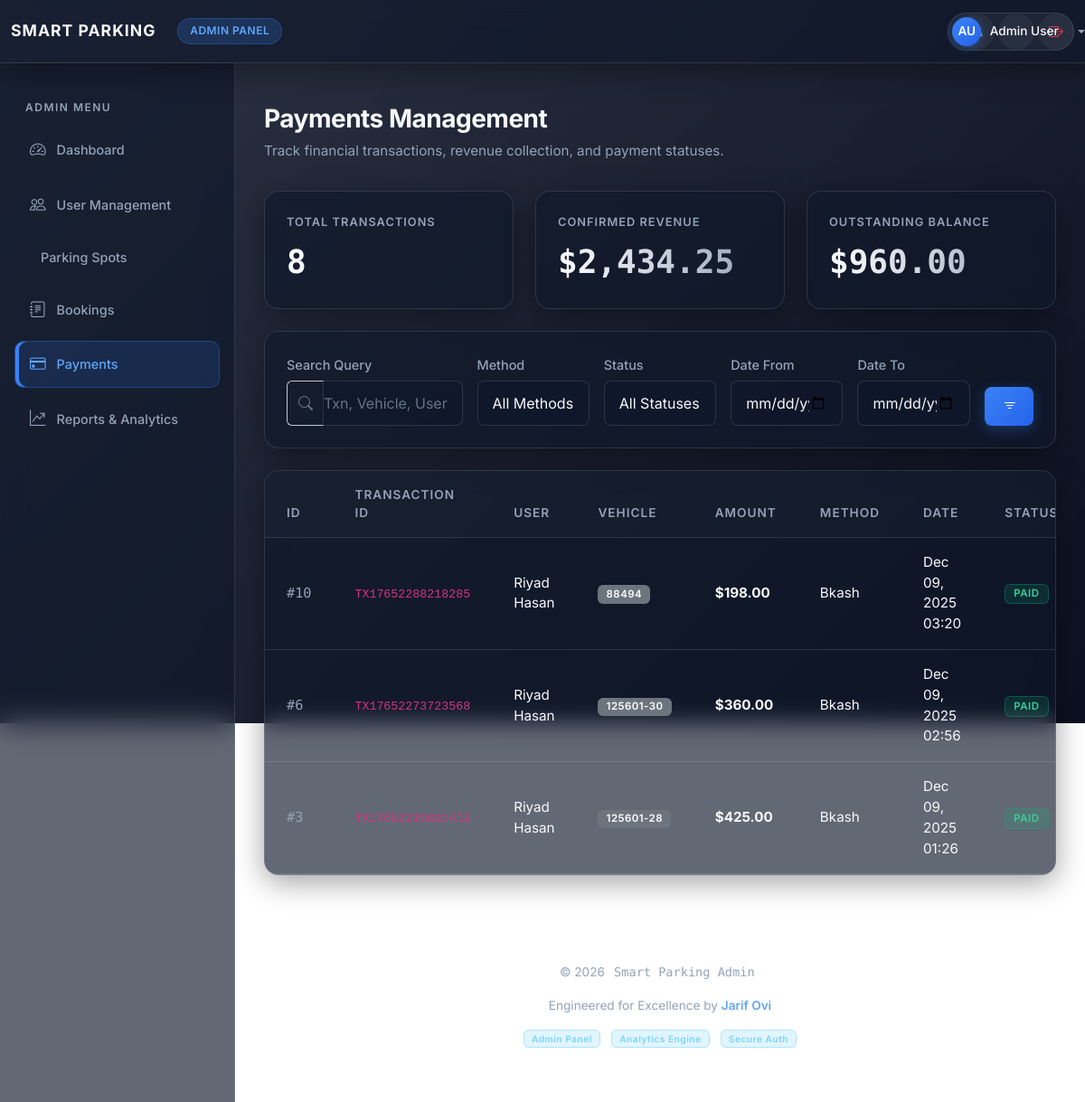
/admin_payment_management.php?method=Bkash (signed in), run on the app's committed database.
### tables this page shows
CREATE TABLE `users` (
  `id` int(11) NOT NULL,
  `full_name` varchar(100) NOT NULL,
  `email` varchar(120) NOT NULL,
  `password_hash` varchar(255) NOT NULL,
  `is_admin` tinyint(1) NOT NULL DEFAULT 0,
  `created_at` datetime NOT NULL DEFAULT current_timestamp()
);

CREATE TABLE `payments` (
  `id` int(11) NOT NULL,
  `booking_id` int(11) NOT NULL,
  `user_id` int(11) NOT NULL,
  `transaction_id` varchar(50) NOT NULL,
  `amount` decimal(10,2) NOT NULL,
  `payment_method` enum('Bkash','Nagad','Rocket','Cash','Card','PayPal','BankTransfer') NOT NULL,
  `payment_status` enum('paid','pending') NOT NULL DEFAULT 'paid',
  `created_at` datetime NOT NULL DEFAULT current_timestamp()
);

CREATE TABLE `bookings` (
  `id` int(11) NOT NULL,
  `user_id` int(11) NOT NULL,
  `spot_id` int(11) NOT NULL,
  `vehicle_label` varchar(50) NOT NULL,
  `vehicle_type` enum('Car','Bike','VIP') NOT NULL,
  `start_time` datetime NOT NULL,
  `end_time` datetime NOT NULL,
  `status` enum('active','completed','cancelled') NOT NULL DEFAULT 'active',
  `amount` decimal(10,2) NOT NULL DEFAULT 0.00,
  `created_at` datetime NOT NULL DEFAULT current_timestamp()
);

### helper_authentication.php (called while the page is built, shortened)
<?php
function userIsLoggedIn(): bool {
    return isset($_SESSION['user_id']);
}
function getLoggedUser(mysqli $databaseConnection): ?array {
    $id = (int)$_SESSION['user_id'];
    $result = $databaseConnection->query("SELECT * FROM users WHERE id = $id LIMIT 1");
    return $result && $result->num_rows ? $result->fetch_assoc() : null;
}
?>

### admin_payment_management.php (the view, shortened to what this page needs)
<?php
$sidebarKey = 'admin_payments';
require_once 'helper_layout_admin.php';
$search = trim($_GET['search'] ?? '');
$method = $_GET['method'] ?? 'all';
$from   = $_GET['from'] ?? '';
$to     = $_GET['to'] ?? '';
$where = 'WHERE 1=1';
if ($method !== 'all') {
    $m = $databaseConnection->real_escape_string($method);
    $where .= " AND p.payment_method='$m'";
}
$summary = $databaseConnection->query("
    SELECT
        -- Total payment records
        (SELECT COUNT(*) FROM payments) AS total_payments,
        -- Total paid from payments table
        (SELECT IFNULL(SUM(amount), 0)
         FROM payments
         WHERE payment_status='paid') AS paid_total,
        -- Pending = pending payments + active bookings
        (
            IFNULL((SELECT SUM(amount) FROM payments WHERE payment_status='pending'), 0)
            +
            IFNULL((SELECT SUM(amount) FROM bookings WHERE status='Active'), 0)
        ) AS pending_total
")->fetch_assoc();
$result = $databaseConnection->query("
    SELECT p.*, b.vehicle_label, u.full_name
    FROM payments p
    JOIN bookings b ON p.booking_id = b.id
    JOIN users u ON p.user_id = u.id
    $where
    ORDER BY p.created_at DESC
");
?>
<div class="page-header-main">
    <div class="page-header-title">Payments Management</div>
    <div class="page-header-sub">Track financial transactions, revenue collection, and payment statuses.</div>
</div>
<div class="row g-4 mb-4">
    <div class="col-md-4">
        <div class="card h-100">
            <div class="card-body">
                <div class="stat-card-label">Total Transactions</div>
                <div class="stat-card-number"><?php echo number_format($summary['total_payments']); ?></div>
            </div>
        </div>
    </div>
    <div class="col-md-4">
        <div class="card h-100">
            <div class="card-body">
                <div class="stat-card-label">Confirmed Revenue</div>
                <div class="stat-card-number text-success">$<?php echo number_format($summary['paid_total'], 2); ?></div>
            </div>
        </div>
    </div>
    <div class="col-md-4">
        <div class="card h-100">
            <div class="card-body">
                <div class="stat-card-label">Outstanding Balance</div>
                <div class="stat-card-number text-warning">$<?php echo number_format($summary['pending_total'], 2); ?></div>
            </div>
        </div>
    </div>
</div>
<div class="card mb-4">
    <div class="card-body">
        <form class="row g-3">
            <div class="col-md-3">
                <label class="form-label small">Search Query</label>
                <div class="input-group">
                    <span class="input-group-text bg-transparent border-end-0 border-secondary-subtle">
                        <i class="bi bi-search text-secondary"></i>
                    </span>
                    <input class="form-control border-start-0 ps-0" name="search" placeholder="Txn, Vehicle, User" value="<?php echo htmlspecialchars($search); ?>">
                </div>
            </div>
            <div class="col-md-2">
                <label class="form-label small">Method</label>
                <select name="method" class="form-select">
                    <option value="all">All Methods</option>
                </select>
            </div>
            <div class="col-md-2">
                <label class="form-label small">Status</label>
                <select name="pay_status" class="form-select">
                    <option value="all">All Statuses</option>
                </select>
            </div>
            <div class="col-md-2">
                <label class="form-label small">Date From</label>
                <input type="date" class="form-control" name="from" value="<?php echo htmlspecialchars($from); ?>">
            </div>
            <div class="col-md-2">
                <label class="form-label small">Date To</label>
                <input type="date" class="form-control" name="to" value="<?php echo htmlspecialchars($to); ?>">
            </div>
            <div class="col-md-1 d-flex align-items-end">
                <button class="btn btn-primary w-100">
                    <i class="bi bi-filter"></i>
                </button>
            </div>
        </form>
    </div>
</div>
<div class="card">
    <div class="card-body p-0">
        <div class="table-responsive">
            <table class="table mb-0">
                <thead>
                <tr>
                    <th>ID</th>
                    <th>Transaction ID</th>
                    <th>User</th>
                    <th>Vehicle</th>
                    <th>Amount</th>
                    <th>Method</th>
                    <th>Date</th>
                    <th>Status</th>
                </tr>
                </thead>
                <tbody>
                <?php if ($result && $result->num_rows): while ($p=$result->fetch_assoc()): ?>
                    <tr>
                        <td>#<?php echo $p['id']; ?></td>
                        <td><code><?php echo htmlspecialchars($p['transaction_id']); ?></code></td>
                        <td><?php echo htmlspecialchars($p['full_name']); ?></td>
                        <td><span class="badge bg-secondary"><?php echo htmlspecialchars($p['vehicle_label']); ?></span></td>
                        <td class="fw-bold">$<?php echo number_format($p['amount'], 2); ?></td>
                        <td><?php echo $p['payment_method']; ?></td>
                        <td class="small"><?php echo date('M d, Y H:i', strtotime($p['created_at'])); ?></td>
                        <td>
                            <?php if ($p['payment_status'] === 'paid'): ?>
                                <span class="badge bg-success">PAID</span>
                            <?php else: ?>
                                <span class="badge bg-warning text-dark">PENDING</span>
                            <?php endif; ?>
                        </td>
                    </tr>
                <?php endwhile; endif; ?>
                </tbody>
            </table>
        </div>
    </div>
</div>

### helper_layout_admin.php (shortened to what this page needs)
<?php
require_once 'helper_authentication.php';
$loggedUser = getLoggedUser($databaseConnection);
$initials = '';
if (!empty($loggedUser['full_name'])) {
    $parts = explode(' ', $loggedUser['full_name']);
    $initials = strtoupper(substr($parts[0], 0, 1) . (isset($parts[1]) ? substr($parts[1], 0, 1) : ''));
}
?>
<!doctype html>
<html lang="en">
<head>
    <link href="https://cdn.jsdelivr.net/npm/bootstrap@5.3.2/dist/css/bootstrap.min.css" rel="stylesheet">
    <link rel="stylesheet" href="https://cdn.jsdelivr.net/npm/bootstrap-icons@1.11.3/font/bootstrap-icons.css">
    <link rel="stylesheet" href="ui_theme_main.css">
</head>
<body>
<nav class="navbar navbar-expand-lg navbar-dark sp-navbar fixed-top">
    <div class="container-fluid">
        <div class="d-flex align-items-center gap-2">
            <span class="navbar-brand mb-0">Smart Parking</span>
            <span class="brand-pill">Admin Panel</span>
        </div>
        <div class="d-flex align-items-center ms-auto gap-1">
            <button class="icon-button" type="button">
                <i class="bi bi-bell"></i>
            </button>
            <div class="dropdown">
                <button class="icon-button dropdown-toggle p-0" data-bs-toggle="dropdown" type="button">
                    <span class="avatar-pill">
                        <span class="avatar-initials"><?php echo htmlspecialchars($initials ?: 'A'); ?></span>
                        <span class="d-none d-md-inline"><?php echo htmlspecialchars($loggedUser['full_name'] ?? 'Admin'); ?></span>
                    </span>
                </button>
            </div>
            <a href="auth_logout.php" class="icon-button text-danger" title="Logout">
                <i class="bi bi-box-arrow-right"></i>
            </a>
        </div>
    </div>
</nav>
<div class="sidebar-fixed" id="sidebarMenu">
    <div class="sidebar-section-title">Admin Menu</div>
    <a href="admin_dashboard_home.php"
       class="sidebar-link <?php echo ($sidebarKey ?? '') === 'admin_dashboard' ? 'active' : ''; ?>">
        <i class="bi bi-speedometer2"></i><span>Dashboard</span>
    </a>
    <a href="admin_user_management.php"
       class="sidebar-link <?php echo ($sidebarKey ?? '') === 'admin_users' ? 'active' : ''; ?>">
        <i class="bi bi-people"></i><span>User Management</span>
    </a>
    <a href="admin_parking_spot_management.php"
       class="sidebar-link <?php echo ($sidebarKey ?? '') === 'admin_spots' ? 'active' : ''; ?>">
        <i class="bi bi-parking"></i><span>Parking Spots</span>
    </a>
    <a href="admin_booking_management.php"
       class="sidebar-link <?php echo ($sidebarKey ?? '') === 'admin_bookings' ? 'active' : ''; ?>">
        <i class="bi bi-journal-text"></i><span>Bookings</span>
    </a>
    <a href="admin_payment_management.php"
       class="sidebar-link <?php echo ($sidebarKey ?? '') === 'admin_payments' ? 'active' : ''; ?>">
        <i class="bi bi-credit-card"></i><span>Payments</span>
    </a>
    <a href="admin_report_analytics.php"
       class="sidebar-link <?php echo ($sidebarKey ?? '') === 'admin_reports' ? 'active' : ''; ?>">
        <i class="bi bi-graph-up-arrow"></i><span>Reports &amp; Analytics</span>
    </a>
</div>
<div class="content-area">
    <main class="page-content">

### data on the page
users: full_name "AU", full_name "Admin User"
payments: id "10", transaction "TX17652288218285", user.full_name "Riyad Hasan", booking.vehicle_label "88494", amount "198.00", payment_method "Bkash", created_at "Dec 09, 2025 03:20", payment_status "PAID"
payments: id "6", transaction "TX17652273723568", user.full_name "Riyad Hasan", booking.vehicle_label "125601-30", amount "360.00", payment_method "Bkash", created_at "Dec 09, 2025 02:56", payment_status "PAID"
payments: id "3", user.full_name "Riyad Hasan", booking.vehicle_label "125601-28", amount "425.00", payment_method "Bkash", created_at "Dec 09, 2025 01:26", payment_status "PAID"

### other printed values
$summary['total_payments'] "8"
$summary['paid_total'] "2,434.25"
$summary['pending_total'] "960.00"
